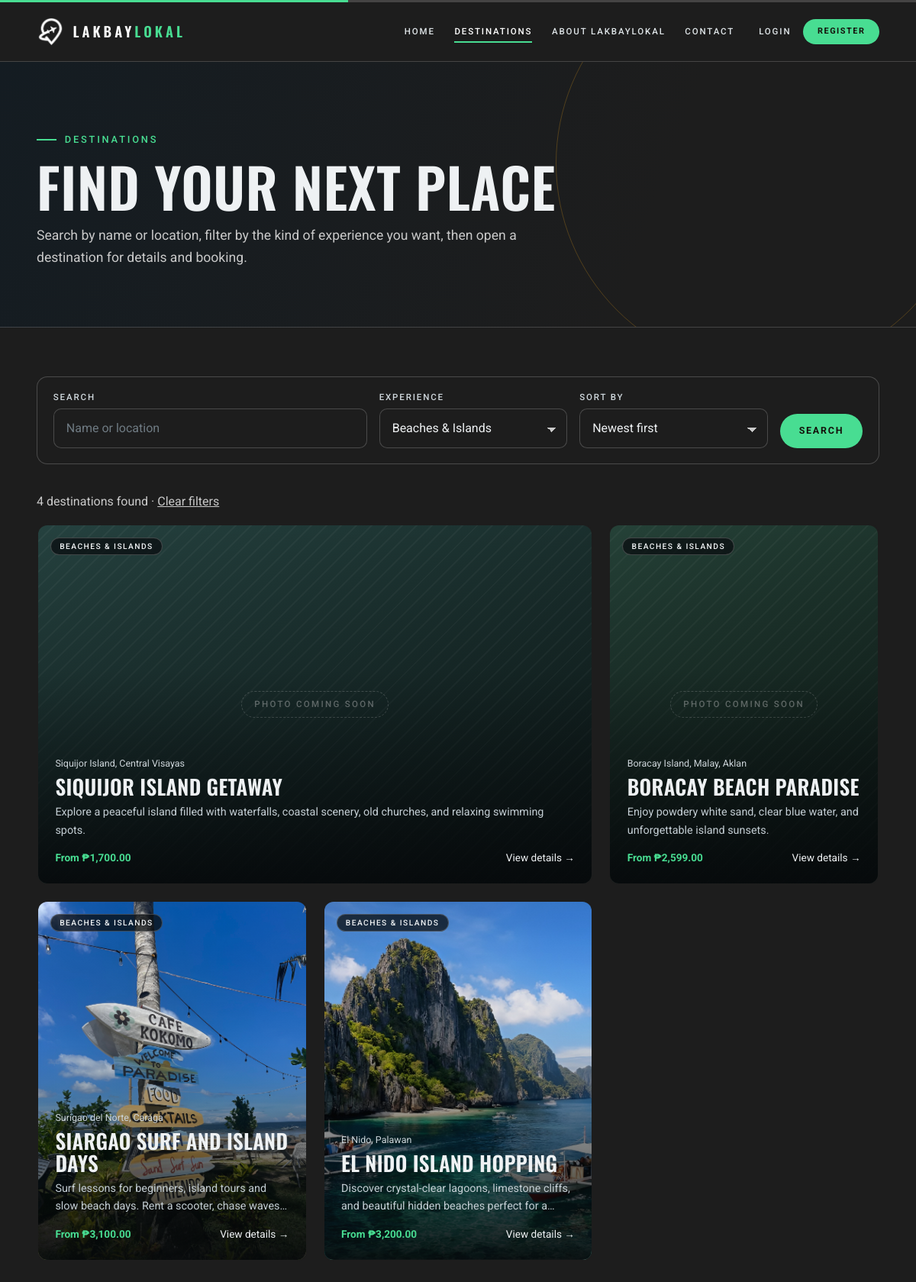
Screenshot of /destinations.php?category=beach with the database file from the repository.
### tables this page shows
CREATE TABLE `items` (
  `item_id` int(10) UNSIGNED NOT NULL,
  `name` varchar(120) NOT NULL,
  `description` text NOT NULL,
  `quantity` int(10) UNSIGNED NOT NULL DEFAULT 0 COMMENT 'bookable slots remaining',
  `status` varchar(20) NOT NULL DEFAULT 'draft' COMMENT 'published | draft',
  `created_at` datetime NOT NULL DEFAULT current_timestamp(),
  `location` varchar(150) NOT NULL,
  `category` varchar(30) NOT NULL,
  `image_path` varchar(255) DEFAULT NULL,
  `highlights` text DEFAULT NULL COMMENT 'one highlight / activity per line',
  `best_season` varchar(100) DEFAULT NULL,
  `price_per_person` decimal(10,2) NOT NULL DEFAULT 0.00,
  `updated_at` datetime NOT NULL DEFAULT current_timestamp() ON UPDATE current_timestamp()
);

### includes/bootstrap.php (called while the page is built, shortened)
<?php
function cfg(string $key, $default = null) { return $GLOBALS['LL_CONFIG'][$key] ?? $default; }
require_once ROOT_PATH . '/includes/functions.php';

### destinations.php (the view, shortened to what this page needs)
<?php
require __DIR__ . '/includes/bootstrap.php';
$pdo = db();
$q    = mb_substr(get_str('q'), 0, 80);
$cat  = get_str('category');
$sort = get_str('sort', 'newest');
$sorts = [
    'newest'     => ['Newest first', 'item_id DESC'],
    'name'       => ['Name A-Z', 'name ASC'],
    'price_low'  => ['Price: low to high', 'price_per_person ASC'],
    'price_high' => ['Price: high to low', 'price_per_person DESC'],
];
$where = ["status = 'published'"]; $args = [];
if ($cat !== '') { $where[] = 'category = :cat'; $args[':cat'] = $cat; }
$whereSql = implode(' AND ', $where);
$st = $pdo->prepare("SELECT COUNT(*) FROM items WHERE $whereSql");
$st->execute($args);
$total = (int) $st->fetchColumn();
[$page, $pages, $offset] = paginate($total, (int) cfg('per_page', 9));
$perPage = (int) cfg('per_page', 9);
$st = $pdo->prepare("SELECT item_id, name, location, category, description, image_path, price_per_person
                       FROM items WHERE $whereSql ORDER BY {$sorts[$sort][1]} LIMIT $perPage OFFSET $offset");
$st->execute($args);
$rows = $st->fetchAll();
include ROOT_PATH . '/includes/header.php';
?>
<section class="page-hero">
  <div class="wrap">
    <p class="eyebrow">Destinations</p>
    <h1 class="display">Find your next place</h1>
    <p class="lead">Search by name or location, filter by the kind of experience you want, then open a destination for details and booking.</p>
  </div>
</section>
<main class="wrap page-pad" id="main">
  <form class="filter-bar" method="get" action="<?= e(url('destinations.php')) ?>" role="search">
    <div class="field"><label for="q">Search</label><input id="q" type="search" name="q" value="<?= e($q) ?>" maxlength="80" placeholder="Name or location"></div>
    <div class="field"><label for="category">Experience</label>
      <select id="category" name="category">
<?php foreach (categories() as $k => $label): ?>
        <option value="<?= e($k) ?>"<?= $cat === $k ? ' selected' : '' ?>><?= e($label) ?></option>
<?php endforeach; ?>
      </select></div>
    <div class="field"><label for="sort">Sort by</label>
      <select id="sort" name="sort">
<?php foreach ($sorts as $k => [$label]): ?>
        <option value="<?= e($k) ?>"<?= $sort === $k ? ' selected' : '' ?>><?= e($label) ?></option>
<?php endforeach; ?>
      </select></div>
    <div><button class="btn btn--amber" type="submit">Search</button></div>
  </form>
  <p class="muted" aria-live="polite"><?= $total ?> <?= $total === 1 ? 'destination' : 'destinations' ?> found<?= ($q !== '' || $cat !== '') ? ' &middot; <a href="' . e(url('destinations.php')) . '">Clear filters</a>' : '' ?></p>
<?php if (!$rows): ?>
  <div class="empty">
    <h2>No destinations match</h2>
    <p><?= ($q !== '' || $cat !== '') ? 'Try a different keyword or experience, or clear your filters.' : 'No destinations have been published yet. Please check back soon.' ?></p>
<?php if ($q !== '' || $cat !== ''): ?><a class="btn btn--ghost" href="<?= e(url('destinations.php')) ?>">Clear filters</a><?php endif; ?>
  </div>
<?php else: ?>
  <div class="dest-grid">
<?php foreach ($rows as $d): ?>
    <a class="dcard" href="<?= e(url('destination-details.php?id=' . (int) $d['item_id'])) ?>">
      <?= image_or_placeholder($d['image_path'], $d['name'], hue_for((int) $d['item_id']), 'cover') ?>
      <span class="dcard__tag"><?= e(categories()[$d['category']] ?? $d['category']) ?></span>
      <div class="dcard__body">
        <span class="dcard__loc"><?= e($d['location']) ?></span>
        <h2 class="dcard__name"><?= e($d['name']) ?></h2>
        <p class="dcard__desc"><?= e($d['description']) ?></p>
        <div class="dcard__foot"><span class="dcard__price"><?= $d['price_per_person'] > 0 ? 'From ' . e(money($d['price_per_person'])) : 'Ask for rate' ?></span><span>View details &rarr;</span></div>
      </div>
    </a>
<?php endforeach; ?>
  </div>
<?php endif; ?>
</main>

### includes/functions.php (shortened to what this page needs)
<?php
function e($v): string { return htmlspecialchars((string) $v, ENT_QUOTES | ENT_SUBSTITUTE, 'UTF-8'); }
function url(string $path = ''): string { return BASE_URL . '/' . ltrim($path, '/'); }
function get_str(string $k, string $d = ''): string { $v = $_GET[$k] ?? $d; return is_string($v) ? trim($v) : $d; }
function get_int(string $k, int $d = 0): int { $v = $_GET[$k] ?? null; return (is_string($v) && ctype_digit($v)) ? (int) $v : $d; }
function categories(): array
{
    return [
        'nature'    => 'Nature & Mountains',
        'beach'     => 'Beaches & Islands',
        'heritage'  => 'Heritage & Culture',
        'adventure' => 'Adventure',
        'food'      => 'Local Food & Experiences',
    ];
}
function money($n): string { return cfg('currency_symbol', '₱') . number_format((float) $n, 2); }
function image_url(?string $path): ?string
{
    $full = ROOT_PATH . '/' . $path;
    return is_file($full) ? url($path) . '?v=' . filemtime($full) : null;
}
function image_or_placeholder(?string $path, string $alt, int $hue = 200, string $class = ''): string
{
    $src = image_url($path);
    if ($src) {
        return '<img class="' . e($class) . '" src="' . e($src) . '" alt="' . e($alt) . '" loading="lazy">';
    }
    return '<span class="ph ' . e($class) . '" style="--hue:' . (int) $hue . '" role="img" aria-label="' . e($alt) . ' (image not added yet)"><span>Photo coming soon</span></span>';
}
function hue_for(int $id): int { return (($id * 47) + 190) % 360; }
function paginate(int $total, int $perPage): array
{
    $pages = max(1, (int) ceil($total / $perPage));
    $page  = min(max(1, get_int('page', 1)), $pages);
    return [$page, $pages, ($page - 1) * $perPage];
}

### rows the page displays
items: category "BEACHES & ISLANDS", location "Siquijor Island, Central Visayas", name "SIQUIJOR ISLAND GETAWAY", description "Explore a peaceful island filled with waterfalls, coastal scenery, old churches, and relaxing swimming spots.", price_per_person "₱1,700.00"
items: category "BEACHES & ISLANDS", location "Boracay Island, Malay, Aklan", name "BORACAY BEACH PARADISE", description "Enjoy powdery white sand, clear blue water, and unforgettable island sunsets.", price_per_person "₱2,599.00"
items: image_path (picture), category "BEACHES & ISLANDS", location "Surigao del Norte, Caraga", name "SIARGAO SURF AND ISLAND DAYS", description "Surf lessons for beginners, island tours and slow beach days. Rent a scooter, chase…", price_per_person "₱3,100.00"
items: image_path (picture), category "BEACHES & ISLANDS", location "El Nido, Palawan", name "EL NIDO ISLAND HOPPING", description "Discover crystal-clear lagoons, limestone cliffs, and beautiful hidden beaches perfect for…", price_per_person "₱3,200.00"

### other values shown
$label "HOME"
$label "DESTINATIONS"
$label "ABOUT LAKBAYLOKAL"
$label "CONTACT"
$total "4"
form field category "Beaches & Islands"
form field sort "Newest first"
